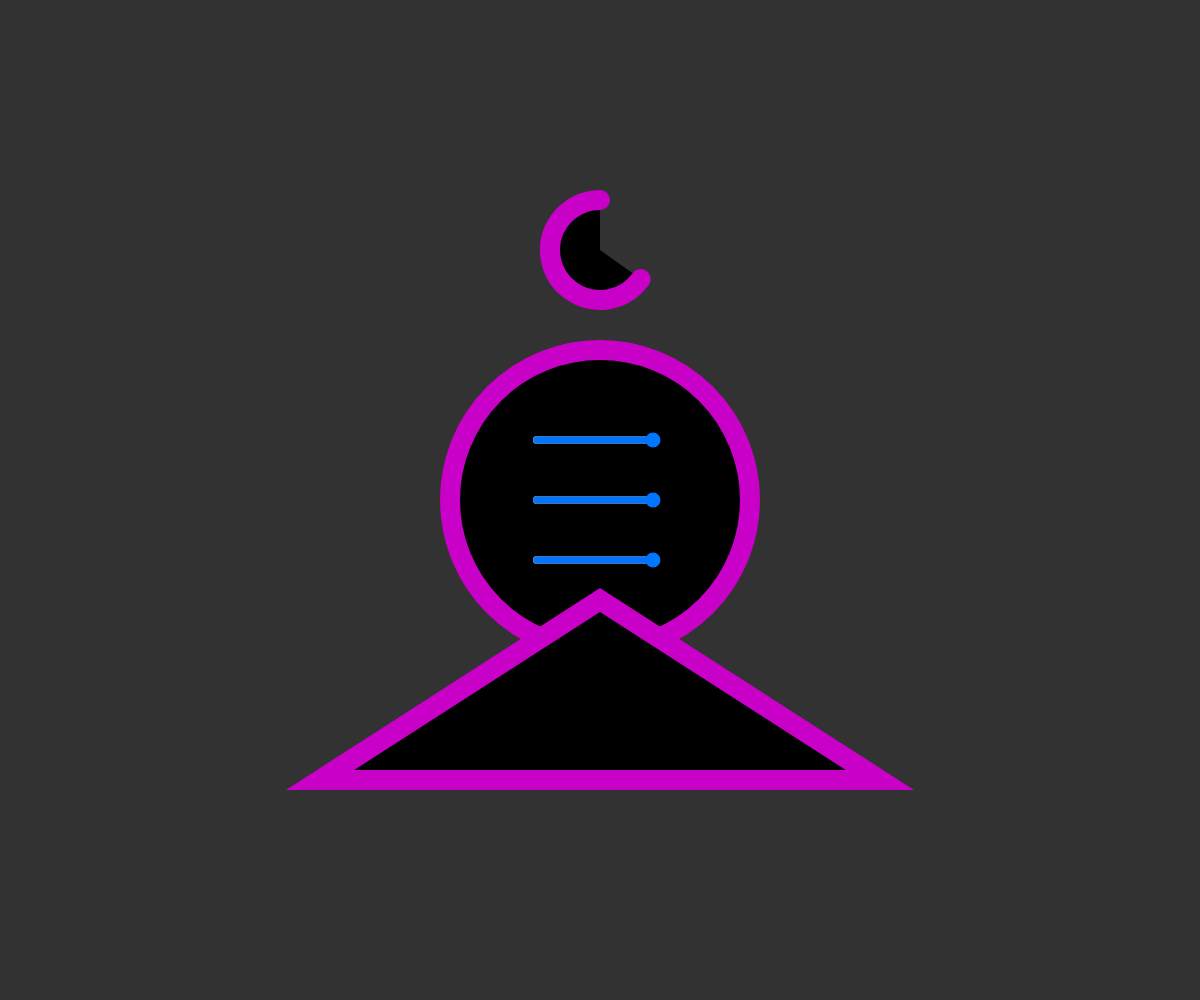
Frame 1 (no input)
Frame 60 (no input): identical to frame 1, image omitted
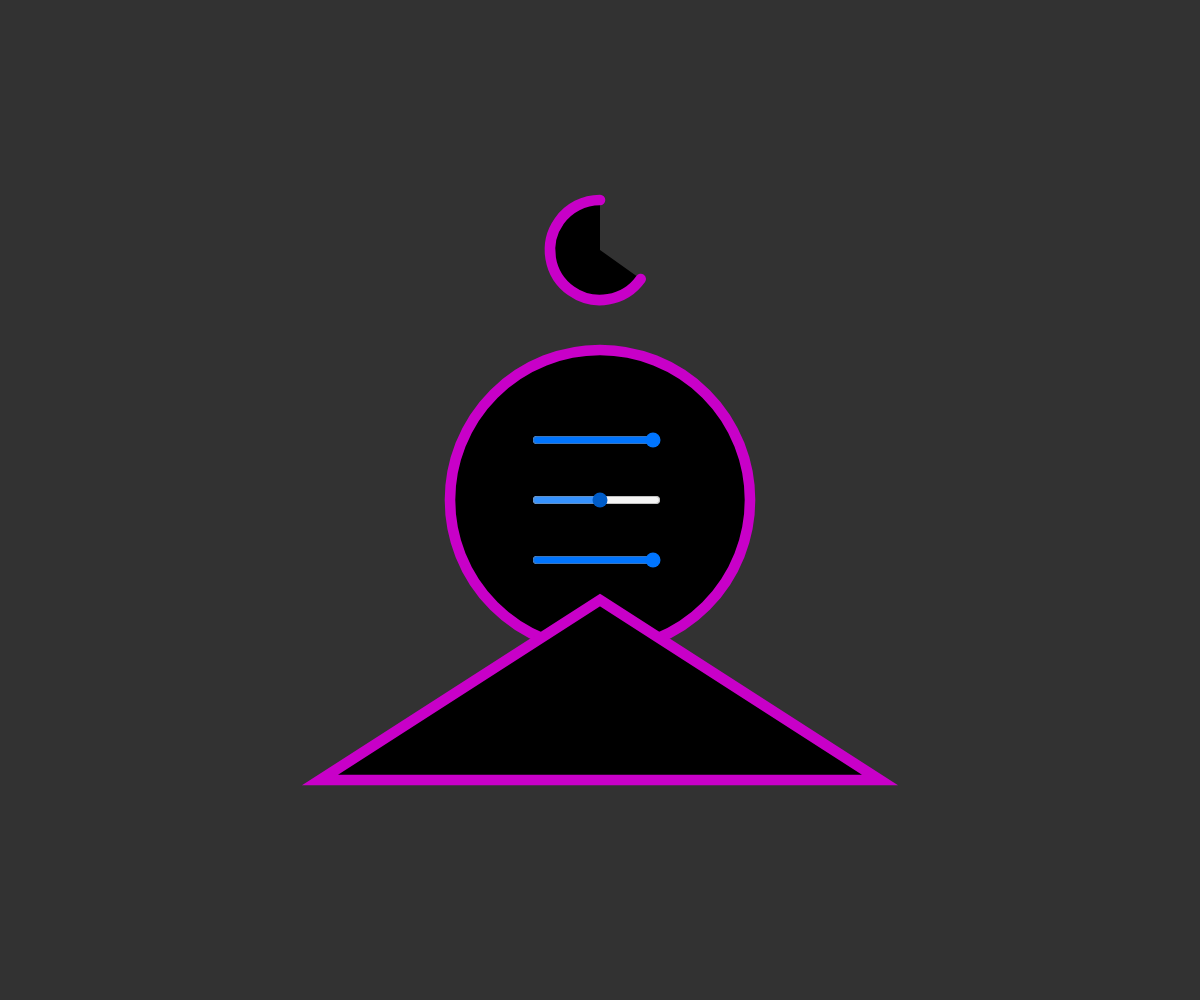
Frame 120 (the mouse pressed at the canvas centre since frame 60)

The p5.js sketch that drew these frames (run headless with seeded random() and noise() and a simulated clock; from frame 60 on, the mouse is pressed at the canvas centre):

// p5.js sketch
// ── sketch.js
let valueSlider;  // hier ausserhalb von setup klebt es in der Javascript-Welt // globale Variable
let newValueSlider;

function setup() {
  createCanvas(windowWidth, windowHeight);

  // erster Slider

valueSlider = createSlider(0, 400, 400); // min, max, start 
valueSlider.position(width/2-70,height/2-70,);

// zweiter Slider

newValueSlider = createSlider(0, 400, 400); // min, max, start
newValueSlider.position(width/2-70,height/2-10,);

// dritter Slider

thirdValueSlider = createSlider(0, 400, 400); // min, max, start
thirdValueSlider.position(width/2-70,height/2+50,);


}


function draw() {

// Wert vom Slider holen und umrechnen (Farbe von 0 bis 255)

let inputValue = valueSlider.value(); // 0 bis 400
let inputMin= 0; // min Wert
let inputMax = 400; // max Wert

let outputMin = 0; // min Wert
let outputMax = 255;// max Wert

let outputValue= map(inputValue, inputMin, inputMax, outputMin, outputMax); // umrechnen von einem Bereich in einen anderen Bereich
console.log(outputValue); //

// Wert vom zweiten Slider holen und umrechnen (Strichstärke von 0 bis 100)

let newInputValue = newValueSlider.value(); // 0 bis 400
let newInputMin= 0; // min Wert
let newInputMax = 400; // max Wert

let newOutputMin = 0; // min Wert
let newOutputMax = 20;// max Wert

let newOutputValue= map(newInputValue, newInputMin, newInputMax, newOutputMin, newOutputMax); // umrechnen von einem Bereich in einen anderen Bereich
console.log(newOutputValue); // 



  background(50);


  fill(255-outputValue,); // Kreisfarbe von weiss zu schwarz je nach Mausposition
  strokeWeight(0+newOutputValue);
  stroke(200,0,200)

  ellipse(width/2,height/2,300,300);
  arc(width/2,height/2-250, 100, 100, 120, PI + HALF_PI);
  triangle(width/2, height/2+100, width/2+280, height/2+280, width/2-280, height/2+280);







}
